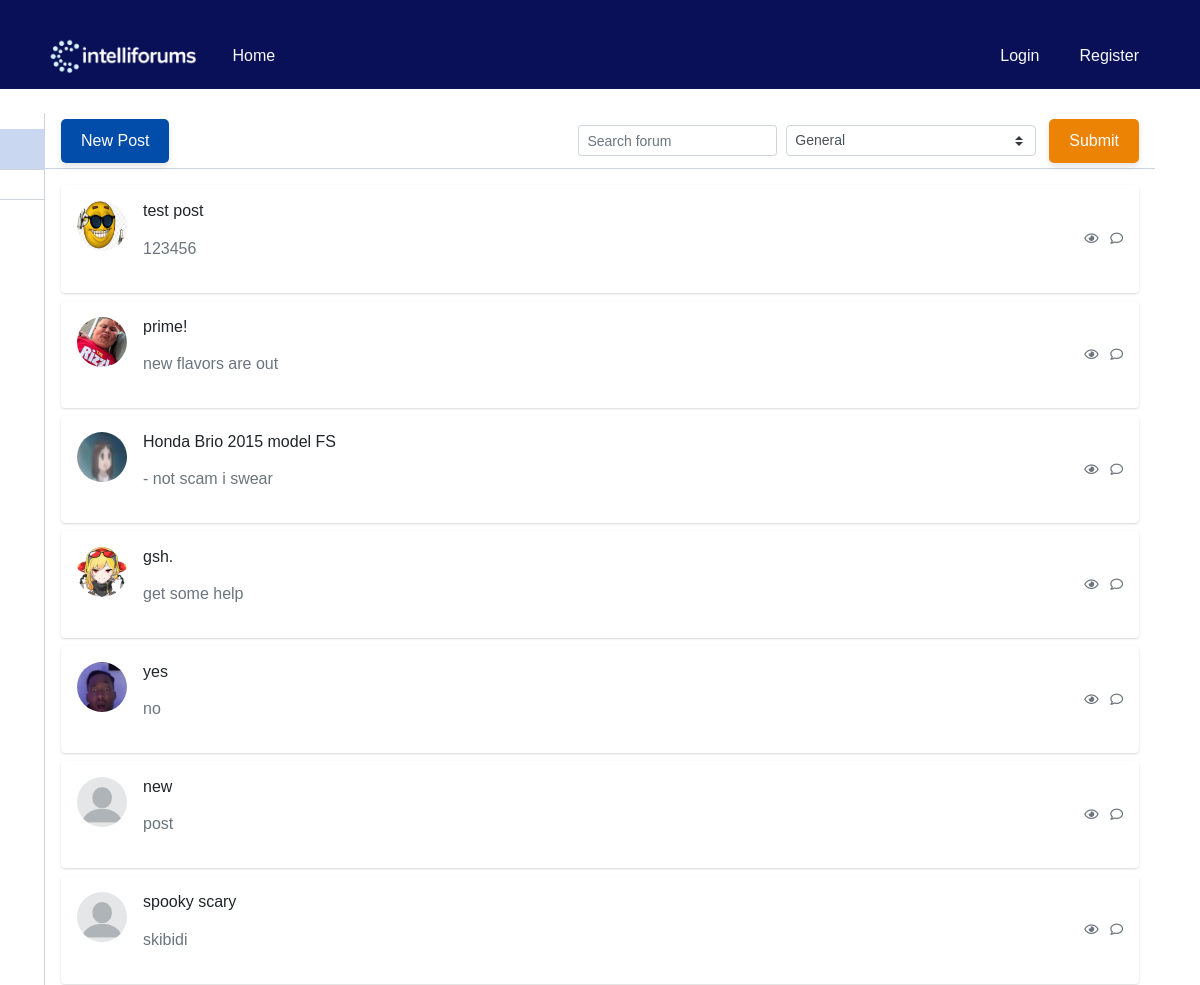
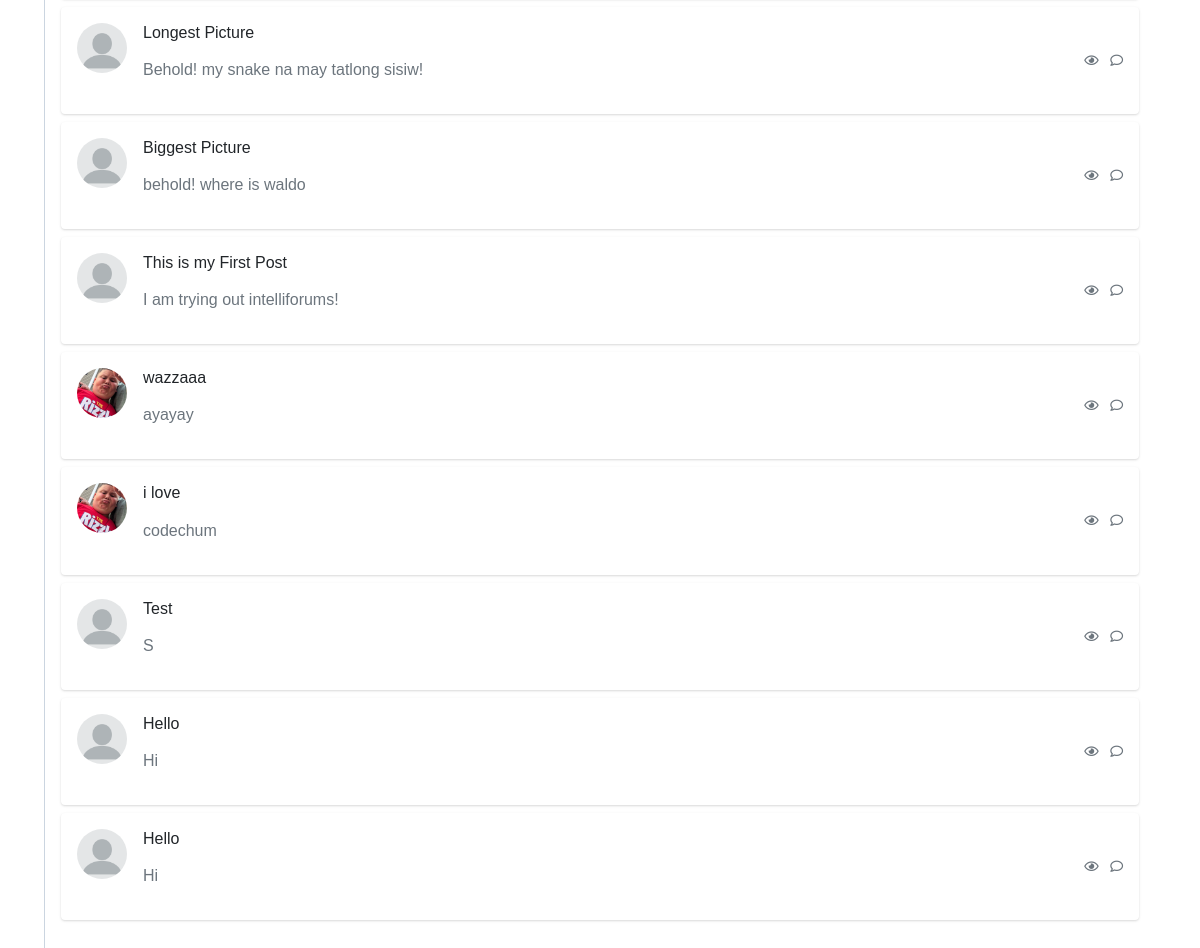
Page /home/0/1/ on the committed database (2 pictures, top to bottom).
### blog/models.py (models this page shows)
class UserPost(models.Model):
    post_ref = models.ForeignKey(Post, on_delete=models.CASCADE)
    user_ref = models.ForeignKey(User, on_delete=models.CASCADE)
    is_deleted = models.BooleanField(default=False)

### blog/views.py (the view)
# urls.py: path('home/<int:pk>/<int:page_number>/', views.fetch_posts, name='home'),
@csrf_protect
def fetch_posts(request, pk, page_number):
    banned_response = banned_propagator(request)
    if banned_response:
        return banned_response
    posts = []
    if request.method == 'POST':
        form = SearchForm(request.POST)
        if form.is_valid():
            substring = form.cleaned_data['content']
            choice = form.cleaned_data['choices']
            posts = _get_page_object(
                Paginator(
                    get_filtered_posts(
                        UserPost.objects.filter(
                            (Q(post_ref__title__icontains=substring) | Q(post_ref__content__icontains=substring)) &
                            Q(is_deleted=False))
                        .filter(id__in=Tag.objects.filter(forum_ref__id=choice)).values(
                            'post_ref__id',
                            'post_ref__user_ref__username',
                            'post_ref__title',
                            'post_ref__content',
                            'post_ref__created_at',
                            'post_ref__user_ref__picture',
                            'id'),
                    )
                    if Forum.objects.filter(id=choice).exists()
                    else get_filtered_posts(
                        UserPost.objects.filter(
                            Q(post_ref__title__icontains=substring) |
                            Q(post_ref__content__icontains=substring) &
                            Q(is_deleted=False)
                        )
                    ),
                    20
                ),
                page_number
            ).object_list
            pk = choice
    else:
        posts = _get_page_object(
            Paginator(
                get_filtered_posts(
                    UserPost.objects.filter(
                        id__in=Tag.objects.filter(forum_ref__id=pk)
                    )
                )
                if Forum.objects.filter(id=pk).exists()
                else get_filtered_posts(UserPost.objects.select_related('post_ref').filter(is_deleted=False)), 20
            ), page_number
        ).object_list
    search_form = SearchForm()
    posts = posts[::-1]
    forums = Forum.objects.all()
    return render(request, 'home.html', {
        'posts': posts,
        'page_number': page_number,
        'search_form': search_form,
        'user': request.user,
        'forums': forums,
        'forum_pk': int(pk)
    })

### blog/forms.py
class SearchForm(forms.Form):
    content = forms.CharField(
        widget=forms.TextInput(
            attrs={
                'class': 'form-control form-control-sm bg-gray-200 border-gray-200 shadow-none mb-4 mt-4',
                'placeholder': 'Search forum',
            },
        ),
        label="",
    )
    choices = forms.ChoiceField(
        label=""
    )
    def __init__(self, *args, **kwargs):
        super().__init__(*args, **kwargs)
        list_var = [(0, "General")]
        list_var.extend([(forum.id, forum.title)
                        for forum in Forum.objects.all()])
        self.fields['choices'].choices = list_var
        self.fields['choices'].widget.attrs.update(
            {'class': 'custom-select custom-select-sm w-auto mr-1'})

### blog/views.py (called while the page is built)
def banned_propagator(request):
    if request.user.is_authenticated and request.user.bans_received.exists():
        userban = request.user.bans_received.first()
        return render(request, 'banned.html', {
            'userban': userban,
        })
    return None

def get_filtered_posts(_object):
    return _object.values(
        'post_ref__id',
        'post_ref__user_ref__username',
        'post_ref__title',
        'post_ref__content',
        'post_ref__created_at',
        'post_ref__user_ref__picture',
        'user_ref__id',
        'id'
    )

def _get_page_object(paginator_object, page_number):
    try:
        page_object = paginator_object.page(page_number)
    except PageNotAnInteger:
        page_object = paginator_object.page(1)
    except EmptyPage:
        page_object = paginator_object.page(paginator_object.num_pages)
    return page_object

### blog/templates/home.html (shortened to what this page needs)
<!DOCTYPE html>
<html lang="en">
<head>
    {% load static %}
    <link rel="stylesheet" href="{% static 'blog/css/global.css' %}">
    <link rel="stylesheet" href="{% static 'blog/css/home.css' %}">
</head>
<body>
{% include 'header.html' %}
<div class="container">
    <div class="main-body p-0">
        <div class="inner-wrapper">
            {% include 'sidebar.html' %}
            <div class="inner-main">
                <div class="inner-main-header">
                    <button type="button" class="black-button" onclick= "location.href = '{% url 'new_post' %}'">New Post</button>
                    <span class="input-icon input-icon-sm ml-auto w-auto">
                        <form action="" method="post" class="d-flex align-items-center">
                            {{ search_form.content }}
                            {{ search_form.choices }}
                            <button class="orange-button" type="submit">Submit</button>
                        </form>
                    </span>
                </div>
                <div class="inner-main-body p-2 p-sm-3 collapse forum-content show">
                    {% for post in posts %}
                        <div class="card mb-2" onclick="window.location.href='{% url 'post_detail' pk=post.id page_number=1 %}'" style="cursor: pointer;">
                            <div class="card-body p-2 p-sm-3">
                                <div class="media forum-item">
                                    <a href="#" data-toggle="collapse" data-target=".forum-content">
                                        <img src="/media/{{ post.post_ref__user_ref__picture }}" class="mr-3 rounded-circle" width="50" height="50" alt="User" onclick="event.stopPropagation(); window.location.href='/profile/{{ post.user_ref__id }}/'"/>
                                    </a>
                                    <div class="media-body">
                                        <h6>
                                            <p class="text-body">{{ post.post_ref__title }}</p>
                                        </h6>
                                        <p class="text-secondary">
                                            {{ post.post_ref__content }}
                                        </p>
                                    </div>
                                    <div class="text-muted small text-center align-self-center">
                                        <span class="d-none d-sm-inline-block">
                                            <i class="far fa-eye"></i>
                                        </span>
                                        <span>
                                            <i class="far fa-comment ml-2"></i>
                                        </span>
                                    </div>
                                </div>
                            </div>
                        </div>
                    {% endfor %}
                </div>
            </div>
        </div>
    </div>
</div>
</body>
</html>

### blog/static/blog/css/global.css (style rules this page uses)
* { font-family: Verdana, Geneva, Tahoma, sans-serif; }
.black-button { background-color: #024CAA; color: white; border: none; padding: 10px 20px; font-size: 16px; border-radius: 5px; cursor: pointer; box-shadow: 0px 4px 6px rgba(0, 0, 0, 0.1); transition: background-color 0.3s ease; }
.orange-button { background-color: #EC8305; color: white; border: none; padding: 10px 20px; font-size: 16px; border-radius: 5px; cursor: pointer; box-shadow: 0px 4px 6px rgba(0, 0, 0, 0.1); transition: background-color 0.3s ease; }

### blog/static/blog/css/home.css (style rules this page uses)
body { margin-top:20px; color: #1a202c; text-align: left; background-color: #e2e8f0; width: 100%; }
.inner-wrapper { position: relative; height: calc(100vh - 3.5rem); transition: transform 0.3s; }
.inner-main, .inner-sidebar { position: absolute; top: 0; bottom: 0; left: 0; display: flex; flex-direction: column; }
.inner-main { right: 0; left: 235px; }
.inner-main-footer, .inner-main-header, .inner-sidebar-footer, .inner-sidebar-header { height: 3.5rem; border-bottom: 1px solid #cbd5e0; display: flex; align-items: center; padding: 0 1rem; flex-shrink: 0; }
.inner-main-body, .inner-sidebar-body { padding: 1rem; overflow-y: auto; position: relative; flex: 1 1 auto; }
.inner-main-footer, .inner-main-header { background-color: #fff; }
.inner-main { left: 0; width: 100%; }
.card { box-shadow: 0 1px 3px 0 rgba(0,0,0,.1), 0 1px 2px 0 rgba(0,0,0,.06); }
.card { position: relative; display: flex; flex-direction: column; min-width: 0; word-wrap: break-word; background-color: #fff; background-clip: border-box; border: 0 solid rgba(0,0,0,.125); border-radius: .25rem; width: 100%; }
.card-body { flex: 1 1 auto; min-height: 1px; padding: 1rem; width: 100%; }
.container { margin-top: 2%; width: 100%; }

### blog/templates/sidebar.html (style rules this page uses)
.inner-wrapper { position: relative; height: calc(100vh - 3.5rem); transition: transform 0.3s; }
.inner-main, .inner-sidebar { position: absolute; top: 0; bottom: 0; left: 0; display: flex; flex-direction: column; }
.inner-main { right: 0; left: 235px; }
.inner-main-footer, .inner-main-header, .inner-sidebar-footer, .inner-sidebar-header { height: 3.5rem; border-bottom: 1px solid #cbd5e0; display: flex; align-items: center; padding: 0 1rem; flex-shrink: 0; }
.inner-main-body, .inner-sidebar-body { padding: 1rem; overflow-y: auto; position: relative; flex: 1 1 auto; }
.inner-main-footer, .inner-main-header { background-color: #fff; }
.inner-main { left: 0; width: 100%; }
.card { box-shadow: 0 1px 3px 0 rgba(0,0,0,.1), 0 1px 2px 0 rgba(0,0,0,.06); }
.card { position: relative; display: flex; flex-direction: column; min-width: 0; word-wrap: break-word; background-color: #fff; background-clip: border-box; border: 0 solid rgba(0,0,0,.125); border-radius: .25rem; width: 100%; }
.card-body { flex: 1 1 auto; min-height: 1px; padding: 1rem; width: 100%; }
.container { margin-top: 2%; width: 100%; }

### rows in the picture
UserPost: shows a picture, post_ref__title "test post", post_ref__content "123456"
UserPost: post_ref__title "prime!", post_ref__content "new flavors are out"
UserPost: shows a picture, post_ref__title "Honda Brio 2015 model FS", post_ref__content "- not scam i swear"
UserPost: shows a picture, post_ref__title "gsh.", post_ref__content "get some help"
UserPost: shows a picture, post_ref__title "yes", post_ref__content "no"
UserPost: post_ref__title "new", post_ref__content "post"
UserPost: post_ref__title "spooky scary", post_ref__content "skibidi"
UserPost: post_ref__title "Longest Picture", post_ref__content "Behold! my snake na may tatlong sisiw!"
UserPost: post_ref__title "Biggest Picture", post_ref__content "behold! where is waldo"
UserPost: post_ref__title "This is my First Post", post_ref__content "I am trying out intelliforums!"
UserPost: post_ref__title "wazzaaa", post_ref__content "ayayay"
UserPost: post_ref__title "i love", post_ref__content "codechum"
UserPost: post_ref__title "Test", post_ref__content "S"
UserPost: post_ref__title "Hello", post_ref__content "Hi"
UserPost: post_ref__title "Hello", post_ref__content "Hi"
